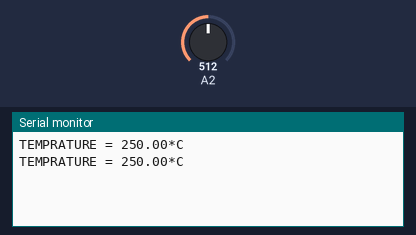
A sketch run on a simulated Arduino Uno, built with avr-gcc and run on an emulated ATmega328P. Parts: the last lines printed to the serial monitor. The inputs (shaded band) are chosen by the test bench; at power-on: A2 = 512.

Above: at 1.8 s.
1.9 s: A2 set to 716
At 2.8 s:
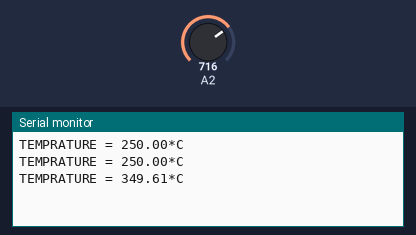
3.4 s: A2 set to 900
At 4.6 s:
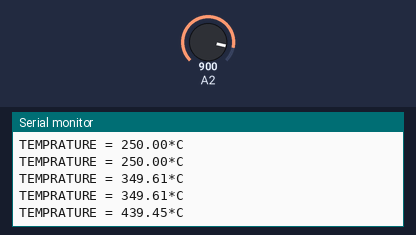
Timing chart, 0 to 6.4 s (numbered marks = the images above; inputs shaded):
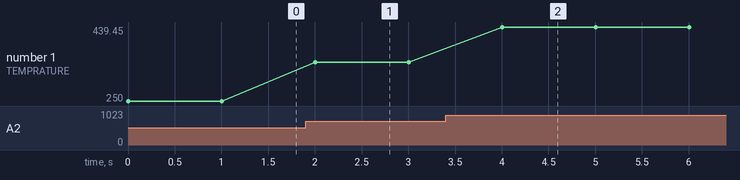

The sketch:

Temperature_Module.ino
```cpp
float val;
void setup()
{
  Serial.begin(9600);
}
void loop()
{
  val = analogRead(A2);
  val = val * 0.48828125;
  //float farh = (cel*9)/5 + 32;
  Serial.print("TEMPRATURE = ");
  Serial.print(val);
  Serial.print("*C");
  Serial.println();
  delay(1000);
/* uncomment this to get temperature in farenhite
Serial.print("TEMPRATURE = ");
Serial.print(farh);
Serial.print("*F");
Serial.println();
*/
}
```

Measured:
- after the input at 1.9 s, the serial monitor: prints a new line after 0.10 s (image 1)
- after the input at 3.4 s, the serial monitor: prints a new line after 0.60 s (image 2)
- plotted number 1: 250 → 349.61 after the input at 1.9 s, 349.61 → 439.45 after the input at 3.4 s
